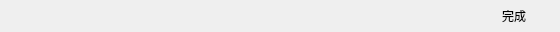
<?xml version="1.0" encoding="UTF-8"?>
<ui version="4.0">
 <class>ControlWidget</class>
 <widget class="QWidget" name="ControlWidget">
  <property name="geometry">
   <rect>
    <x>0</x>
    <y>0</y>
    <width>543</width>
    <height>31</height>
   </rect>
  </property>
  <property name="windowTitle">
   <string>Form</string>
  </property>
  <layout class="QHBoxLayout" name="horizontalLayout">
   <property name="spacing">
    <number>6</number>
   </property>
   <property name="leftMargin">
    <number>6</number>
   </property>
   <property name="topMargin">
    <number>0</number>
   </property>
   <property name="rightMargin">
    <number>6</number>
   </property>
   <property name="bottomMargin">
    <number>0</number>
   </property>
   <item>
    <widget class="QToolButton" name="toolButton_3">
     <property name="text">
      <string/>
     </property>
     <property name="icon">
      <iconset resource="res.qrc">
       <normaloff>:/image/control_01.jpg</normaloff>:/image/control_01.jpg</iconset>
     </property>
     <property name="iconSize">
      <size>
       <width>25</width>
       <height>25</height>
      </size>
     </property>
     <property name="autoRaise">
      <bool>true</bool>
     </property>
    </widget>
   </item>
   <item>
    <widget class="QToolButton" name="toolButton_4">
     <property name="text">
      <string/>
     </property>
     <property name="icon">
      <iconset resource="res.qrc">
       <normaloff>:/image/control_02.jpg</normaloff>:/image/control_02.jpg</iconset>
     </property>
     <property name="iconSize">
      <size>
       <width>25</width>
       <height>25</height>
      </size>
     </property>
     <property name="autoRaise">
      <bool>true</bool>
     </property>
    </widget>
   </item>
   <item>
    <widget class="QToolButton" name="toolButton_5">
     <property name="text">
      <string/>
     </property>
     <property name="icon">
      <iconset resource="res.qrc">
       <normaloff>:/image/control_03.jpg</normaloff>:/image/control_03.jpg</iconset>
     </property>
     <property name="iconSize">
      <size>
       <width>25</width>
       <height>25</height>
      </size>
     </property>
     <property name="autoRaise">
      <bool>true</bool>
     </property>
    </widget>
   </item>
   <item>
    <widget class="QToolButton" name="toolButton_12">
     <property name="text">
      <string/>
     </property>
     <property name="icon">
      <iconset resource="res.qrc">
       <normaloff>:/image/control_04.jpg</normaloff>:/image/control_04.jpg</iconset>
     </property>
     <property name="iconSize">
      <size>
       <width>25</width>
       <height>25</height>
      </size>
     </property>
     <property name="autoRaise">
      <bool>true</bool>
     </property>
    </widget>
   </item>
   <item>
    <widget class="QToolButton" name="toolButton_11">
     <property name="text">
      <string/>
     </property>
     <property name="icon">
      <iconset resource="res.qrc">
       <normaloff>:/image/control_05.jpg</normaloff>:/image/control_05.jpg</iconset>
     </property>
     <property name="iconSize">
      <size>
       <width>25</width>
       <height>25</height>
      </size>
     </property>
     <property name="autoRaise">
      <bool>true</bool>
     </property>
    </widget>
   </item>
   <item>
    <widget class="QToolButton" name="toolButton_10">
     <property name="text">
      <string/>
     </property>
     <property name="icon">
      <iconset resource="res.qrc">
       <normaloff>:/image/control_06.jpg</normaloff>:/image/control_06.jpg</iconset>
     </property>
     <property name="iconSize">
      <size>
       <width>25</width>
       <height>25</height>
      </size>
     </property>
     <property name="autoRaise">
      <bool>true</bool>
     </property>
    </widget>
   </item>
   <item>
    <widget class="QToolButton" name="toolButton_9">
     <property name="text">
      <string/>
     </property>
     <property name="icon">
      <iconset resource="res.qrc">
       <normaloff>:/image/control_07.jpg</normaloff>:/image/control_07.jpg</iconset>
     </property>
     <property name="iconSize">
      <size>
       <width>25</width>
       <height>25</height>
      </size>
     </property>
     <property name="autoRaise">
      <bool>true</bool>
     </property>
    </widget>
   </item>
   <item>
    <widget class="QToolButton" name="saveBtn">
     <property name="toolTip">
      <string>保存截图</string>
     </property>
     <property name="text">
      <string/>
     </property>
     <property name="icon">
      <iconset resource="res.qrc">
       <normaloff>:/image/control_08.jpg</normaloff>:/image/control_08.jpg</iconset>
     </property>
     <property name="iconSize">
      <size>
       <width>25</width>
       <height>25</height>
      </size>
     </property>
     <property name="autoRaise">
      <bool>true</bool>
     </property>
    </widget>
   </item>
   <item>
    <widget class="QToolButton" name="toolButton_7">
     <property name="text">
      <string/>
     </property>
     <property name="icon">
      <iconset resource="res.qrc">
       <normaloff>:/image/control_09.jpg</normaloff>:/image/control_09.jpg</iconset>
     </property>
     <property name="iconSize">
      <size>
       <width>25</width>
       <height>25</height>
      </size>
     </property>
     <property name="autoRaise">
      <bool>true</bool>
     </property>
    </widget>
   </item>
   <item>
    <widget class="QToolButton" name="toolButton_6">
     <property name="text">
      <string/>
     </property>
     <property name="icon">
      <iconset resource="res.qrc">
       <normaloff>:/image/control_10.jpg</normaloff>:/image/control_10.jpg</iconset>
     </property>
     <property name="iconSize">
      <size>
       <width>25</width>
       <height>25</height>
      </size>
     </property>
     <property name="autoRaise">
      <bool>true</bool>
     </property>
    </widget>
   </item>
   <item>
    <widget class="QToolButton" name="toolButton">
     <property name="text">
      <string/>
     </property>
     <property name="icon">
      <iconset resource="res.qrc">
       <normaloff>:/image/control_11.jpg</normaloff>:/image/control_11.jpg</iconset>
     </property>
     <property name="iconSize">
      <size>
       <width>25</width>
       <height>25</height>
      </size>
     </property>
     <property name="toolButtonStyle">
      <enum>Qt::ToolButtonIconOnly</enum>
     </property>
     <property name="autoRaise">
      <bool>true</bool>
     </property>
     <property name="arrowType">
      <enum>Qt::NoArrow</enum>
     </property>
    </widget>
   </item>
   <item>
    <widget class="QToolButton" name="cancelBtn">
     <property name="toolTip">
      <string>退出截图</string>
     </property>
     <property name="text">
      <string/>
     </property>
     <property name="icon">
      <iconset resource="res.qrc">
       <normaloff>:/image/control_12.jpg</normaloff>:/image/control_12.jpg</iconset>
     </property>
     <property name="iconSize">
      <size>
       <width>25</width>
       <height>25</height>
      </size>
     </property>
     <property name="autoRaise">
      <bool>true</bool>
     </property>
    </widget>
   </item>
   <item>
    <widget class="QPushButton" name="finishBtn">
     <property name="toolTip">
      <string>完成截图</string>
     </property>
     <property name="text">
      <string>完成</string>
     </property>
     <property name="icon">
      <iconset resource="res.qrc">
       <normaloff>:/image/control_13.jpg</normaloff>:/image/control_13.jpg</iconset>
     </property>
     <property name="flat">
      <bool>true</bool>
     </property>
    </widget>
   </item>
  </layout>
 </widget>
 <resources>
  <include location="res.qrc"/>
 </resources>
 <connections/>
</ui>
